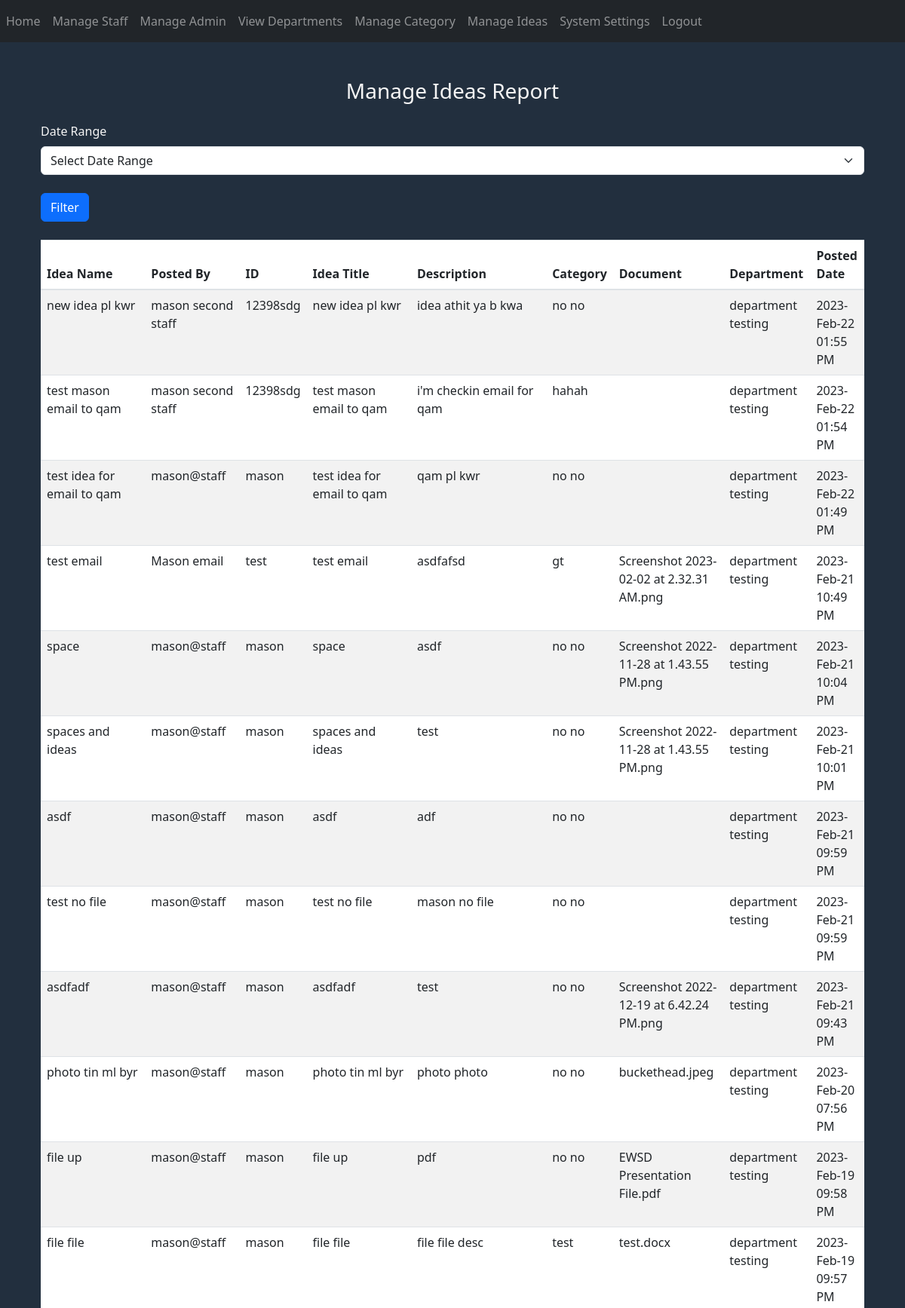
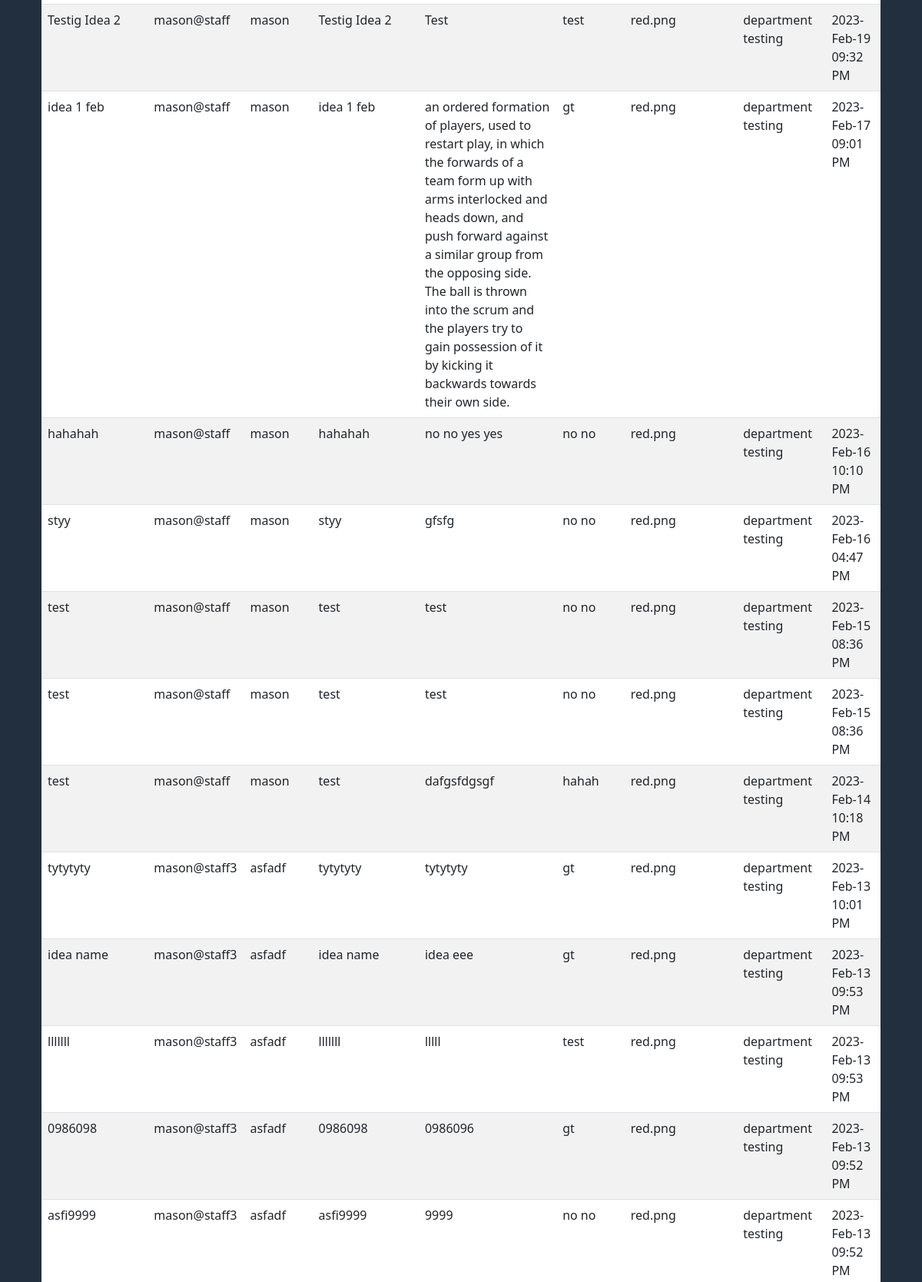
Screenshot of /manage-ideas (signed in, upper part) with the database file from the repository (2 pictures, top to bottom).
### website/models.py (models this page shows, shortened)
class Ideas(db.Model, UserMixin):
    id = db.Column(db.Integer, primary_key=True)
    staff_id = db.Column(db.Integer, db.ForeignKey('staff.id'))
    staff = db.relationship('Staff', backref='ideas')
    title = db.Column(db.String(150))
    category = db.Column(db.Integer, db.ForeignKey('category.id'))
    time = db.Column(db.DateTime(timezone=True), default=func.now())
    description = db.Column(db.String(1000))
    document = db.Column(db.String(150), nullable=False)
    anon = db.Column(Boolean, default=False)
    like = db.Column(db.Integer)
    dislike = db.Column(db.Integer)
    view_count = db.Column(db.Integer)
    comment_count = db.Column(db.Integer)
    comment = db.relationship('Comments')
    like_dislike_count = db.relationship('Like')

class Staff(db.Model, UserMixin):
    id = db.Column(db.Integer, primary_key=True)
    name = db.Column(db.String(150))
    department = db.Column(db.Integer, db.ForeignKey('department.id'))
    nrc = db.Column(db.String(150))
    role = db.Column(db.String(150))
    email = db.Column(db.String(150), unique=True)
    phone_no = db.Column(db.String(150), unique=True)
    address = db.Column(db.String(255))
    username = db.Column(db.String(150))
    password = db.Column(db.String(150))
    notification = db.relationship('Notifications')
    idea = db.relationship('Ideas')
    comment = db.relationship('Comments')
    like_dislike_count = db.relationship('Like')

class Category(db.Model, UserMixin):
    id = db.Column(db.Integer, primary_key=True)
    name = db.Column(db.String(150))

class Department(db.Model, UserMixin):
    id = db.Column(db.Integer, primary_key=True)
    name = db.Column(db.String(150))
    staff = db.relationship('Staff')

### website/auth.py (the view)
@auth.route('/manage-ideas')
@login_required
def manage_ideas():
    date_range = request.args.get('date_range')
    if date_range:
        start_str, closure_str = date_range.split(' - ')
        start_date = datetime.strptime(start_str, '%Y-%b-%d')
        closure_date = datetime.strptime(closure_str, '%Y-%b-%d') + timedelta(
            days=1)  # add a day to closure date to include all events on that day
    else:
        start_date = datetime.min
        closure_date = datetime.max
    ideas = Ideas.query.filter(Ideas.time >= start_date, Ideas.time < closure_date).order_by(Ideas.time.desc())
    settings = Settings.query.order_by(Settings.closure_date.desc())
    categories = Category.query.all()
    departments = Department.query.all()
    category_list = {}
    department_list = {}
    for cat in categories:
        category_list[cat.id] = cat.name
    for dep in departments:
        department_list[dep.id] = dep.name
    return render_template("manage_ideas.html", settings=settings, ideas=ideas, user=current_user,
                           categories=category_list, departments=department_list)

### website/__init__.py (called while the page is built)
def create_app():
    app = Flask(__name__)
    app.config['SECRET_KEY'] = 'hjshjhdjah kjshkjdhjs'
    app.config['SQLALCHEMY_DATABASE_URI'] = f'sqlite:///{DB_NAME}'
    app.config['UPLOAD_FOLDER'] = "static/uploads/"
    db.init_app(app)
    from .views import views
    from .auth import auth
    app.register_blueprint(views, url_prefix='/')
    app.register_blueprint(auth, url_prefix='/')
    from .models import Staff, Department, Comments, Category, Notifications, Admin, Ideas, Like, Settings
    with app.app_context():
        db.create_all()
    login_manager = LoginManager()
    login_manager.login_view = 'auth.login'
    login_manager.init_app(app)
    @login_manager.user_loader
    def load_user(id):
        return Staff.query.get(int(id))
    return app

### website/templates/manage_ideas.html (shortened to what this page needs)
{% extends "base2.html" %}
{% block content %}
<link href="https://cdn.jsdelivr.net/npm/bootstrap@5.3.0-alpha1/dist/css/bootstrap.min.css" rel="stylesheet"
>
<body style="background-color: #222f3e; color: whitesmoke">
<div class="container mt-5">
    <h3 class="text-center mb-4">Manage Ideas Report</h3>
    <form method="GET" action="{{ url_for('auth.manage_ideas') }}">
       <label for="date-range">Date Range</label>
<select class="form-select" id="date-range" name="date_range">
    <option value="">Select Date Range</option>
</select>
        <br>
    <button type="submit" class="btn btn-primary">Filter</button>
        <br><br>
        <table class="table table-striped" style="background-color: #c8d6e5">
            <thead >
                <tr>
                    <th>Idea Name</th>
                    <th>Posted By</th>
                    <th>ID</th>
                    <th>Idea Title</th>
                    <th>Description</th>
                    <th>Category</th>
                    <th>Document</th>
                    <th>Department</th>
                    <th>Posted Date</th>
                </tr>
            </thead>
            <tbody>
            {% for idea in ideas %}
                <tr>
                    <td>{{ idea.title }}</td>
                    <td>{{ idea.staff.name }}</td>
                    <td>{{ idea.staff.nrc }}</td>
                    <td>{{ idea.title }}</td>
                    <td>{{ idea.description }}</td>
                    <td>{{ categories[idea.category] }}</td>
                    <td>{{ idea.document }}</td>
                    <td>{{ departments[idea.staff.department] }}</td>
                    <td>{{ idea.time.strftime('%Y-%b-%d<br>%I:%M %p')|safe }}</td>
                </tr>
            {% endfor %}
            </tbody>
        </table>
    </form>
</div>
</body>
{% endblock %}

### rows the page displays
Ideas: title "new idea pl kwr", staff.name "mason second staff", staff.nrc "12398sdg", description "idea athit ya b kwa", category.name "no no", time "2023-Feb-22 01:55 PM"
Staff: department.name "department testing"
Ideas: title "test mason email to qam", staff.name "mason second staff", staff.nrc "12398sdg", description "i'm checkin email for qam", category.name "hahah", time "2023-Feb-22 01:54 PM"
Ideas: title "test idea for email to qam", staff.name "mason@staff", staff.nrc "mason", description "qam pl kwr", category.name "no no", time "2023-Feb-22 01:49 PM"
Staff: department.name "department testing"
Ideas: title "test email", staff.name "Mason email", staff.nrc "test", description "asdfafsd", category.name "gt", document "Screenshot 2023-02-02 at 2.32.31 AM.png", time "2023-Feb-21 10:49 PM"
Staff: department.name "department testing"
Ideas: title "space", staff.name "mason@staff", staff.nrc "mason", description "asdf", category.name "no no", document "Screenshot 2022-11-28 at 1.43.55 PM.png", time "2023-Feb-21 10:04 PM"
Ideas: title "spaces and ideas", staff.name "mason@staff", staff.nrc "mason", description "test", category.name "no no", document "Screenshot 2022-11-28 at 1.43.55 PM.png", time "2023-Feb-21 10:01 PM"
Ideas: title "asdf", staff.name "mason@staff", staff.nrc "mason", description "adf", category.name "no no", time "2023-Feb-21 09:59 PM"
Ideas: title "test no file", staff.name "mason@staff", staff.nrc "mason", description "mason no file", category.name "no no", time "2023-Feb-21 09:59 PM"
Ideas: title "asdfadf", staff.name "mason@staff", staff.nrc "mason", description "test", category.name "no no", document "Screenshot 2022-12-19 at 6.42.24 PM.png", time "2023-Feb-21 09:43 PM"
Ideas: title "photo tin ml byr", staff.name "mason@staff", staff.nrc "mason", description "photo photo", category.name "no no", document "buckethead.jpeg", time "2023-Feb-20 07:56 PM"
Ideas: title "file up", staff.name "mason@staff", staff.nrc "mason", description "pdf", category.name "no no", document "EWSD Presentation File.pdf", time "2023-Feb-19 09:58 PM"
Ideas: title "file file", staff.name "mason@staff", staff.nrc "mason", description "file file desc", category.name "test", document "test.docx", time "2023-Feb-19 09:57 PM"
Ideas: title "Testig Idea 2", staff.name "mason@staff", staff.nrc "mason", description "Test", category.name "test", document "red.png", time "2023-Feb-19 09:32 PM"
Ideas: title "idea 1 feb", staff.name "mason@staff", staff.nrc "mason", description "an ordered formation of players, used to restart play, in which the forwards of a team form up with arms interlocked and heads down, and push forward against a similar group from the opposing side. The ball is thrown into the scrum and the players try to gain possession of it by kicking it backwards towards their own side.", category.name "gt", document "red.png", time "2023-Feb-17 09:01 PM"
Ideas: title "hahahah", staff.name "mason@staff", staff.nrc "mason", description "no no yes yes", category.name "no no", document "red.png", time "2023-Feb-16 10:10 PM"
Ideas: title "styy", staff.name "mason@staff", staff.nrc "mason", description "gfsfg", category.name "no no", document "red.png", time "2023-Feb-16 04:47 PM"
Ideas: title "test", staff.name "mason@staff", staff.nrc "mason", description "test", category.name "no no", document "red.png", time "2023-Feb-15 08:36 PM"
Ideas: title "test", staff.name "mason@staff", staff.nrc "mason", description "test", category.name "no no", document "red.png", time "2023-Feb-15 08:36 PM"
Ideas: title "test", staff.name "mason@staff", staff.nrc "mason", description "dafgsfdgsgf", category.name "hahah", document "red.png", time "2023-Feb-14 10:18 PM"
Ideas: title "tytytyty", staff.name "mason@staff3", staff.nrc "asfadf", description "tytytyty", category.name "gt", document "red.png", time "2023-Feb-13 10:01 PM"
Staff: department.name "department testing"
Ideas: title "idea name", staff.name "mason@staff3", staff.nrc "asfadf", description "idea eee", category.name "gt", document "red.png", time "2023-Feb-13 09:53 PM"
Ideas: title "lllllll", staff.name "mason@staff3", staff.nrc "asfadf", description "lllll", category.name "test", document "red.png", time "2023-Feb-13 09:53 PM"
Ideas: title "0986098", staff.name "mason@staff3", staff.nrc "asfadf", description "0986096", category.name "gt", document "red.png", time "2023-Feb-13 09:52 PM"
Ideas: title "asfi9999", staff.name "mason@staff3", staff.nrc "asfadf", description "9999", category.name "no no", document "red.png", time "2023-Feb-13 09:52 PM"
